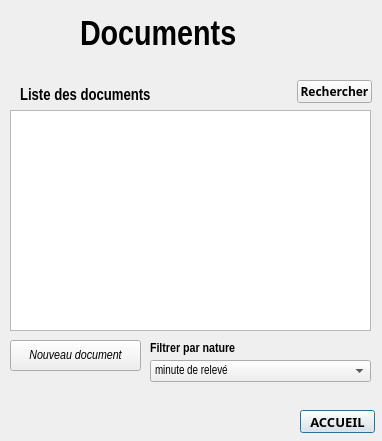
<?xml version="1.0" encoding="UTF-8"?>
<ui version="4.0">
 <class>Dialog</class>
 <widget class="QDialog" name="Dialog">
  <property name="geometry">
   <rect>
    <x>0</x>
    <y>0</y>
    <width>382</width>
    <height>441</height>
   </rect>
  </property>
  <property name="windowTitle">
   <string>Dialog</string>
  </property>
  <widget class="QLabel" name="logo">
   <property name="geometry">
    <rect>
     <x>10</x>
     <y>10</y>
     <width>61</width>
     <height>61</height>
    </rect>
   </property>
   <property name="text">
    <string/>
   </property>
   <property name="pixmap">
    <pixmap>:/plugins/dialog_badass/BADASS.png</pixmap>
   </property>
   <property name="scaledContents">
    <bool>true</bool>
   </property>
  </widget>
  <widget class="QLabel" name="titre_document">
   <property name="geometry">
    <rect>
     <x>80</x>
     <y>10</y>
     <width>301</width>
     <height>51</height>
    </rect>
   </property>
   <property name="font">
    <font>
     <family>Arial Narrow</family>
     <pointsize>26</pointsize>
     <weight>75</weight>
     <bold>true</bold>
    </font>
   </property>
   <property name="text">
    <string>Documents</string>
   </property>
  </widget>
  <widget class="QTableView" name="tableView_docs">
   <property name="geometry">
    <rect>
     <x>10</x>
     <y>110</y>
     <width>361</width>
     <height>221</height>
    </rect>
   </property>
  </widget>
  <widget class="QLabel" name="liste_docs_lbl">
   <property name="geometry">
    <rect>
     <x>20</x>
     <y>85</y>
     <width>261</width>
     <height>21</height>
    </rect>
   </property>
   <property name="font">
    <font>
     <family>Arial Narrow</family>
     <pointsize>12</pointsize>
     <weight>75</weight>
     <bold>true</bold>
    </font>
   </property>
   <property name="text">
    <string>Liste des documents</string>
   </property>
  </widget>
  <widget class="QPushButton" name="accueil_bouton">
   <property name="geometry">
    <rect>
     <x>300</x>
     <y>410</y>
     <width>75</width>
     <height>23</height>
    </rect>
   </property>
   <property name="font">
    <font>
     <family>Arial Black</family>
     <pointsize>10</pointsize>
     <weight>75</weight>
     <bold>true</bold>
    </font>
   </property>
   <property name="text">
    <string>ACCUEIL</string>
   </property>
  </widget>
  <widget class="QPushButton" name="new_docs_bouton">
   <property name="geometry">
    <rect>
     <x>10</x>
     <y>340</y>
     <width>131</width>
     <height>31</height>
    </rect>
   </property>
   <property name="font">
    <font>
     <family>Arial Narrow</family>
     <pointsize>10</pointsize>
     <italic>true</italic>
    </font>
   </property>
   <property name="text">
    <string>Nouveau document</string>
   </property>
  </widget>
  <widget class="QLabel" name="label">
   <property name="geometry">
    <rect>
     <x>150</x>
     <y>340</y>
     <width>111</width>
     <height>16</height>
    </rect>
   </property>
   <property name="font">
    <font>
     <family>Arial Narrow</family>
     <pointsize>10</pointsize>
     <weight>75</weight>
     <bold>true</bold>
    </font>
   </property>
   <property name="text">
    <string>Filtrer par nature</string>
   </property>
  </widget>
  <widget class="QPushButton" name="rechercher">
   <property name="geometry">
    <rect>
     <x>297</x>
     <y>80</y>
     <width>75</width>
     <height>23</height>
    </rect>
   </property>
   <property name="font">
    <font>
     <family>Arial Black</family>
     <weight>75</weight>
     <bold>true</bold>
    </font>
   </property>
   <property name="text">
    <string>Rechercher</string>
   </property>
  </widget>
  <widget class="QComboBox" name="nature_doc">
   <property name="geometry">
    <rect>
     <x>150</x>
     <y>360</y>
     <width>221</width>
     <height>22</height>
    </rect>
   </property>
   <property name="font">
    <font>
     <family>Arial Narrow</family>
    </font>
   </property>
   <item>
    <property name="text">
     <string>minute de relevé</string>
    </property>
   </item>
   <item>
    <property name="text">
     <string>photographie</string>
    </property>
   </item>
   <item>
    <property name="text">
     <string>...</string>
    </property>
   </item>
  </widget>
 </widget>
 <resources/>
 <connections/>
</ui>
